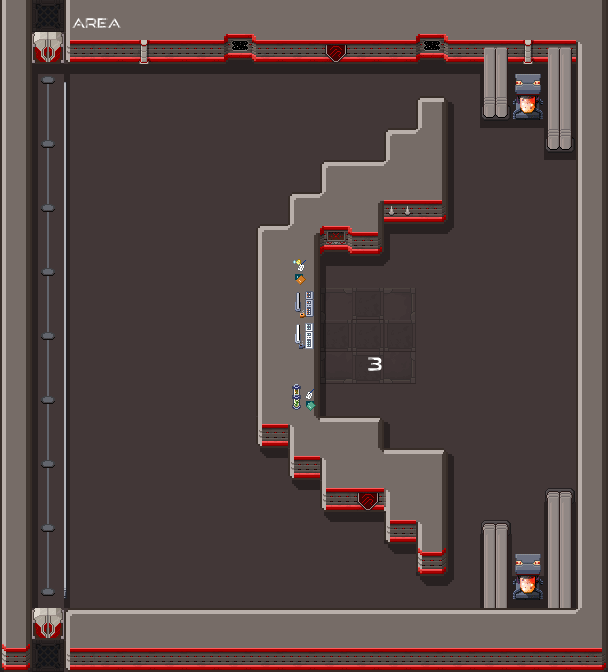

Tiled map render using the project's own tile images. Description and the whole map definition, tile-layer contents included, below:
An orthogonal 19x21 tile map with 32x32 px tiles, 6 tile layers (floor, sh, wall, p, ...), 3 tilesets.

<map version="1.10" tiledversion="1.10.2" orientation="orthogonal" renderorder="right-down" width="19" height="21" tilewidth="32" tileheight="32" infinite="0" nextlayerid="13" nextobjectid="1">
 <tileset firstgid="1" source="alien_spaceship_tileset2.tsx" />
 <tileset firstgid="241" source="scifi_items.tsx" />
 <tileset firstgid="449" source="scifi_tileset_01.tsx" />
 <layer id="3" name="floor" width="19" height="21">
  <data encoding="csv">
141,162,141,141,141,141,141,141,141,141,141,141,141,141,141,141,141,141,141,
141,141,141,141,141,141,141,141,141,141,141,141,141,141,141,141,141,141,141,
141,141,141,141,141,141,141,141,141,141,141,141,141,141,141,141,141,141,141,
141,141,141,141,141,141,141,141,141,141,141,141,141,141,141,141,141,141,141,
141,141,141,141,141,141,141,141,141,141,141,141,141,141,141,141,141,141,141,
141,141,141,141,141,141,141,141,141,141,141,141,141,141,141,141,141,141,141,
141,141,141,141,141,141,141,141,141,141,141,141,141,141,141,141,141,141,141,
141,141,141,141,141,141,141,141,141,141,141,141,141,141,141,141,141,141,141,
141,141,141,141,141,141,141,141,141,141,141,141,141,141,141,141,141,141,141,
141,141,141,141,141,141,141,141,141,141,121,142,122,141,141,141,141,141,141,
141,141,141,141,141,141,141,141,141,141,142,142,142,141,141,141,141,141,141,
141,141,141,141,141,141,141,141,141,141,131,142,132,141,141,141,141,141,141,
141,141,141,141,141,141,141,141,141,141,141,141,141,141,141,141,141,141,141,
141,141,141,141,141,141,141,141,141,141,141,141,141,141,141,141,141,141,141,
141,141,141,141,141,141,141,141,141,141,141,141,141,141,141,141,141,141,141,
141,141,141,141,141,141,141,141,141,141,141,141,141,141,141,141,141,141,141,
141,141,141,141,141,141,141,141,141,141,141,141,141,141,141,141,141,141,141,
141,141,141,141,141,141,141,141,141,141,141,141,141,141,141,141,141,141,141,
141,141,141,141,141,141,141,141,141,141,141,141,141,141,141,141,141,141,141,
141,141,141,141,141,141,141,141,141,141,141,141,141,141,141,141,141,141,141,
141,162,141,141,141,141,141,141,141,141,141,141,141,141,141,141,141,141,141
</data>
 </layer>
 <layer id="8" name="sh" width="19" height="21" opacity="0.4">
  <data encoding="csv">
36,36,0,0,0,0,0,0,0,0,0,0,0,0,0,0,0,0,36,
0,0,0,0,0,0,0,36,22,22,0,0,0,36,0,0,0,0,0,
0,13,13,22,22,22,22,22,22,22,22,22,22,22,22,36,36,36,0,
0,43,43,0,0,0,0,0,0,0,0,0,0,0,33,36,36,36,0,
0,43,43,0,0,0,0,0,0,0,0,0,0,0,43,0,0,36,0,
0,43,43,0,0,0,0,0,0,0,0,0,0,0,43,0,0,0,0,
0,43,43,0,0,0,0,0,0,0,0,0,0,36,43,0,0,0,0,
0,43,43,0,0,0,0,0,0,0,36,36,13,22,23,0,0,0,0,
0,43,43,0,0,0,0,0,0,0,13,22,23,0,0,0,0,0,0,
0,43,43,0,0,0,0,0,0,0,43,0,0,0,0,0,0,0,0,
0,43,43,0,0,0,0,0,0,0,43,0,0,0,0,0,0,0,0,
0,43,43,0,0,0,0,0,0,0,43,0,0,0,0,0,0,0,0,
0,43,43,0,0,0,0,0,0,0,43,0,0,0,0,0,0,0,0,
0,43,43,0,0,0,0,0,0,0,0,0,33,0,0,0,0,0,0,
0,43,43,0,0,0,0,0,24,0,0,0,0,0,33,0,0,0,0,
0,43,43,0,0,0,0,0,0,24,0,0,0,0,43,0,0,3221225494,0,
0,43,43,0,0,0,0,0,0,0,24,22,36,0,43,3221225494,0,36,0,
0,43,43,0,0,0,0,0,0,0,0,0,24,36,43,36,0,36,0,
0,43,43,0,0,0,0,0,0,0,0,0,0,24,23,36,36,36,0,
0,0,0,0,0,0,0,0,0,0,0,0,0,0,0,0,0,0,0,
36,36,0,0,0,0,0,0,0,0,0,0,0,0,0,0,0,0,36
</data>
 </layer>
 <layer id="9" name="wall" width="19" height="21">
  <data encoding="csv">
28,0,25,1,1,1,1,1,1,1,1,1,1,1,1,1,1,1,21,
28,0,14,111,105,111,111,102,111,111,116,111,111,102,111,111,105,111,62,
28,0,118,0,0,0,0,0,0,0,0,0,0,0,0,0,0,0,28,
28,0,128,0,0,0,0,0,0,0,0,0,0,18,0,0,0,0,28,
28,0,128,0,0,0,0,0,0,0,0,0,34,73,0,0,0,0,28,
28,0,128,0,0,0,0,0,0,0,34,53,35,21,0,0,0,0,28,
28,0,128,0,0,0,0,0,0,34,35,77,103,12,0,0,0,0,28,
28,0,128,0,0,0,0,0,34,88,112,12,0,0,0,0,0,0,28,
28,0,128,0,0,0,0,0,25,21,0,0,0,0,0,0,0,0,28,
28,0,128,0,0,0,0,0,25,21,0,0,0,0,0,0,0,0,28,
28,0,128,0,0,0,0,0,25,21,0,0,0,0,0,0,0,0,28,
28,0,128,0,0,0,0,0,25,21,0,0,0,0,0,0,0,0,28,
28,0,128,0,0,0,0,0,25,21,0,0,0,0,0,0,0,0,28,
28,0,128,0,0,0,0,0,14,91,53,32,0,0,0,0,0,0,28,
28,0,128,0,0,0,0,0,0,14,76,31,53,32,0,0,0,0,28,
28,0,128,0,0,0,0,0,0,0,14,116,4,21,0,0,0,0,28,
28,0,128,0,0,0,0,0,0,0,0,0,14,62,0,0,0,0,28,
28,0,128,0,0,0,0,0,0,0,0,0,0,38,0,0,0,0,28,
28,0,138,0,0,0,0,0,0,0,0,0,0,0,0,0,0,0,28,
28,0,34,53,53,53,53,53,53,53,53,53,53,53,53,53,53,53,73,
38,0,14,111,111,111,111,111,111,111,111,111,111,111,111,111,111,111,12
</data>
 </layer>
 <layer id="10" name="p" width="19" height="21">
  <data encoding="csv">
0,0,599,600,0,0,0,0,0,0,0,0,0,0,0,0,0,0,0,
0,45,0,0,0,0,0,0,0,0,0,0,0,0,0,227,0,227,0,
0,0,0,0,0,0,0,0,0,0,0,0,0,0,0,226,264,226,0,
0,0,0,0,0,0,0,0,0,0,0,0,0,0,0,237,272,226,0,
0,0,0,0,0,0,0,0,0,0,0,0,0,0,0,0,0,237,0,
0,0,0,0,0,0,0,0,0,0,0,0,0,0,0,0,0,0,0,
0,0,0,0,0,0,0,0,0,0,0,0,0,0,0,0,0,0,0,
0,0,0,0,0,0,0,0,0,0,0,0,0,0,0,0,0,0,0,
0,0,0,0,0,0,0,0,0,1610613021,0,0,0,0,0,0,0,0,0,
0,0,0,0,0,0,0,0,0,301,0,0,0,0,0,0,0,0,0,
0,0,0,0,0,0,0,0,0,298,0,0,0,0,0,0,0,0,0,
0,0,0,0,0,0,0,0,0,0,0,604,0,0,0,0,0,0,0,
0,0,0,0,0,0,0,0,0,296,0,0,0,0,0,0,0,0,0,
0,0,0,0,0,0,0,0,0,0,0,0,0,0,0,0,0,0,0,
0,0,0,0,0,0,0,0,0,0,0,0,0,0,0,0,0,0,0,
0,0,0,0,0,0,0,0,0,0,0,0,0,0,0,0,0,228,0,
0,0,0,0,0,0,0,0,0,0,0,0,0,0,0,228,0,226,0,
0,0,0,0,0,0,0,0,0,0,0,0,0,0,0,226,264,226,0,
0,0,0,0,0,0,0,0,0,0,0,0,0,0,0,226,272,226,0,
0,45,0,0,0,0,0,0,0,0,0,0,0,0,0,0,0,0,0,
0,0,0,0,0,0,0,0,0,0,0,0,0,0,0,0,0,0,0
</data>
 </layer>
 <layer id="11" name="line" width="19" height="21">
  <data encoding="csv">
0,0,0,0,0,0,0,0,0,0,0,0,0,0,0,0,0,0,0,
0,0,0,0,0,0,0,0,0,0,0,0,0,0,0,0,0,0,0,
0,2684354730,0,0,0,0,0,0,0,0,0,0,0,0,0,0,0,0,0,
0,179,0,0,0,0,0,0,0,0,0,0,0,0,0,0,0,0,0,
0,179,0,0,0,0,0,0,0,0,0,0,0,0,0,0,0,0,0,
0,179,0,0,0,0,0,0,0,0,0,0,0,0,0,0,0,0,0,
0,179,0,0,0,0,0,0,0,0,0,0,0,0,0,0,0,0,0,
0,179,0,0,0,0,0,0,0,0,0,0,0,0,0,0,0,0,0,
0,179,0,0,0,0,0,0,0,0,0,0,0,0,0,0,0,0,0,
0,179,0,0,0,0,0,0,0,0,0,0,0,0,0,0,0,0,0,
0,179,0,0,0,0,0,0,0,0,0,0,0,0,0,0,0,0,0,
0,179,0,0,0,0,0,0,0,0,0,0,0,0,0,0,0,0,0,
0,179,0,0,0,0,0,0,0,0,0,0,0,0,0,0,0,0,0,
0,179,0,0,0,0,0,0,0,0,0,0,0,0,0,0,0,0,0,
0,179,0,0,0,0,0,0,0,0,0,0,0,0,0,0,0,0,0,
0,179,0,0,0,0,0,0,0,0,0,0,0,0,0,0,0,0,0,
0,179,0,0,0,0,0,0,0,0,0,0,0,0,0,0,0,0,0,
0,179,0,0,0,0,0,0,0,0,0,0,0,0,0,0,0,0,0,
0,1610612906,0,0,0,0,0,0,0,0,0,0,0,0,0,0,0,0,0,
0,0,0,0,0,0,0,0,0,0,0,0,0,0,0,0,0,0,0,
0,0,0,0,0,0,0,0,0,0,0,0,0,0,0,0,0,0,0
</data>
 </layer>
 <layer id="12" name="point" width="19" height="21">
  <data encoding="csv">
0,0,0,0,0,0,0,0,0,0,0,0,0,0,0,0,0,0,0,
0,0,0,0,0,0,0,0,0,0,0,0,0,0,0,0,0,0,0,
0,168,0,0,0,0,0,0,0,0,0,0,0,0,0,0,0,0,0,
0,0,0,0,0,0,0,0,0,0,0,0,0,0,0,0,0,0,0,
0,168,0,0,0,0,0,0,0,0,0,0,0,0,0,0,0,0,0,
0,0,0,0,0,0,0,0,0,0,0,0,0,0,0,0,0,0,0,
0,168,0,0,0,0,0,0,0,0,0,0,0,0,0,0,0,0,0,
0,0,0,0,0,0,0,0,0,0,0,0,0,0,0,0,0,0,0,
0,168,0,0,0,0,0,0,0,0,0,0,0,0,0,0,0,0,0,
0,0,0,0,0,0,0,0,0,0,0,0,0,0,0,0,0,0,0,
0,168,0,0,0,0,0,0,0,0,0,0,0,0,0,0,0,0,0,
0,0,0,0,0,0,0,0,0,0,0,0,0,0,0,0,0,0,0,
0,168,0,0,0,0,0,0,0,0,0,0,0,0,0,0,0,0,0,
0,0,0,0,0,0,0,0,0,0,0,0,0,0,0,0,0,0,0,
0,168,0,0,0,0,0,0,0,0,0,0,0,0,0,0,0,0,0,
0,0,0,0,0,0,0,0,0,0,0,0,0,0,0,0,0,0,0,
0,168,0,0,0,0,0,0,0,0,0,0,0,0,0,0,0,0,0,
0,0,0,0,0,0,0,0,0,0,0,0,0,0,0,0,0,0,0,
0,168,0,0,0,0,0,0,0,0,0,0,0,0,0,0,0,0,0,
0,0,0,0,0,0,0,0,0,0,0,0,0,0,0,0,0,0,0,
0,0,0,0,0,0,0,0,0,0,0,0,0,0,0,0,0,0,0
</data>
 </layer>
</map>
